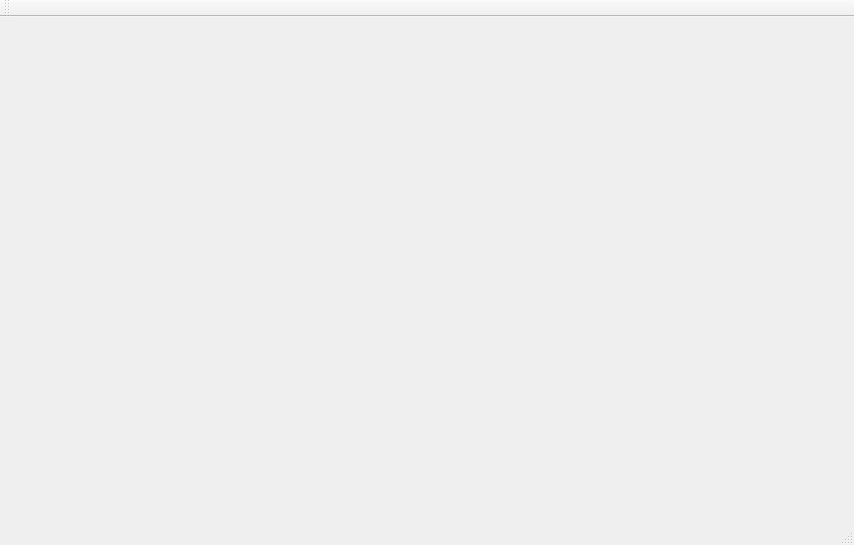
<?xml version="1.0" encoding="UTF-8"?>
<ui version="4.0">
 <class>tKS</class>
 <widget class="QMainWindow" name="tKS">
  <property name="geometry">
   <rect>
    <x>0</x>
    <y>0</y>
    <width>854</width>
    <height>545</height>
   </rect>
  </property>
  <property name="windowTitle">
   <string>tKS</string>
  </property>
  <widget class="QWidget" name="centralWidget"/>
  <widget class="QMenuBar" name="menuBar">
   <property name="geometry">
    <rect>
     <x>0</x>
     <y>0</y>
     <width>854</width>
     <height>26</height>
    </rect>
   </property>
  </widget>
  <widget class="QToolBar" name="mainToolBar">
   <attribute name="toolBarArea">
    <enum>TopToolBarArea</enum>
   </attribute>
   <attribute name="toolBarBreak">
    <bool>false</bool>
   </attribute>
  </widget>
  <widget class="QStatusBar" name="statusBar"/>
 </widget>
 <layoutdefault spacing="6" margin="11"/>
 <resources/>
 <connections/>
</ui>
